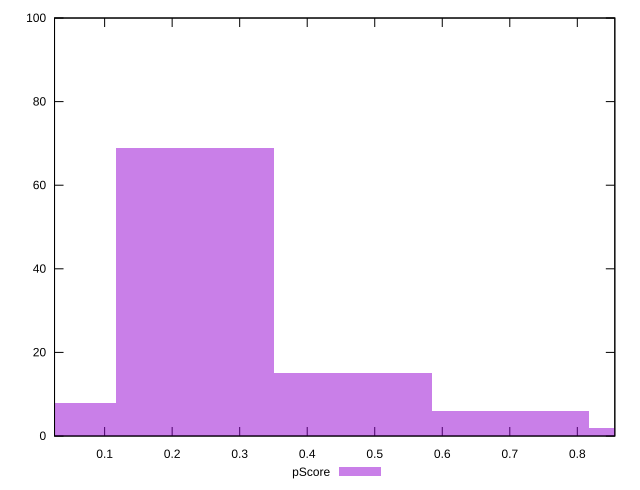

gnuplot code for this plot:
reset

$pScore <<EOF
0.23365778610825713 69
0.7009733583247714 6
0 8
0.46731557221651426 15
0.9346311444330285 2
EOF

set key outside below
set boxwidth 0.23365778610825713
set xrange [0.025811174294999295:0.8555459229562103]
set yrange [0:100]
set trange [0:100]
set style fill transparent solid 0.5 noborder
set terminal svg size 640, 490 enhanced background rgb 'white'
set output "reprap/first-meaningful-paint/samples/pages+cached+noexternal+nomedia/pScore/histogram.svg"

plot $pScore title "pScore" with boxes

reset
